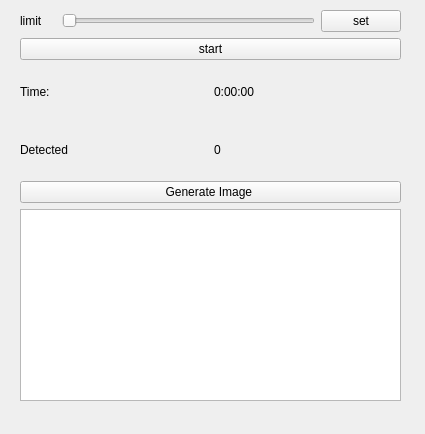
<?xml version="1.0" encoding="UTF-8"?>
<ui version="4.0">
 <class>Form</class>
 <widget class="QWidget" name="Form">
  <property name="geometry">
   <rect>
    <x>0</x>
    <y>0</y>
    <width>425</width>
    <height>434</height>
   </rect>
  </property>
  <property name="windowTitle">
   <string>Form</string>
  </property>
  <widget class="QWidget" name="verticalLayoutWidget">
   <property name="geometry">
    <rect>
     <x>20</x>
     <y>10</y>
     <width>381</width>
     <height>391</height>
    </rect>
   </property>
   <layout class="QVBoxLayout" name="verticalLayout_4">
    <item>
     <layout class="QHBoxLayout" name="horizontalLayout_7">
      <item>
       <widget class="QLabel" name="limit">
        <property name="text">
         <string>limit</string>
        </property>
       </widget>
      </item>
      <item>
       <widget class="QLabel" name="limitValue">
        <property name="enabled">
         <bool>true</bool>
        </property>
        <property name="text">
         <string/>
        </property>
       </widget>
      </item>
      <item>
       <widget class="QSlider" name="limitSlider">
        <property name="orientation">
         <enum>Qt::Horizontal</enum>
        </property>
       </widget>
      </item>
      <item>
       <widget class="QPushButton" name="pushButton">
        <property name="text">
         <string>set</string>
        </property>
       </widget>
      </item>
     </layout>
    </item>
    <item>
     <layout class="QHBoxLayout" name="horizontalLayout_8">
      <item>
       <widget class="QPushButton" name="statusButton">
        <property name="text">
         <string>start</string>
        </property>
       </widget>
      </item>
     </layout>
    </item>
    <item>
     <layout class="QHBoxLayout" name="horizontalLayout_3">
      <item>
       <widget class="QLabel" name="label">
        <property name="text">
         <string>Time:</string>
        </property>
       </widget>
      </item>
      <item>
       <widget class="QLabel" name="elapsed">
        <property name="text">
         <string>0:00:00</string>
        </property>
       </widget>
      </item>
     </layout>
    </item>
    <item>
     <layout class="QHBoxLayout" name="horizontalLayout_2">
      <item>
       <widget class="QLabel" name="label_5">
        <property name="text">
         <string>Detected</string>
        </property>
       </widget>
      </item>
      <item>
       <widget class="QLabel" name="detectionTimes">
        <property name="text">
         <string>0</string>
        </property>
       </widget>
      </item>
     </layout>
    </item>
    <item>
     <widget class="QPushButton" name="generateButton">
      <property name="text">
       <string>Generate Image </string>
      </property>
     </widget>
    </item>
    <item>
     <widget class="QListWidget" name="fileList">
      <property name="enabled">
       <bool>true</bool>
      </property>
      <property name="sizePolicy">
       <sizepolicy hsizetype="Expanding" vsizetype="Fixed">
        <horstretch>0</horstretch>
        <verstretch>0</verstretch>
       </sizepolicy>
      </property>
     </widget>
    </item>
   </layout>
  </widget>
 </widget>
 <resources/>
 <connections/>
</ui>
